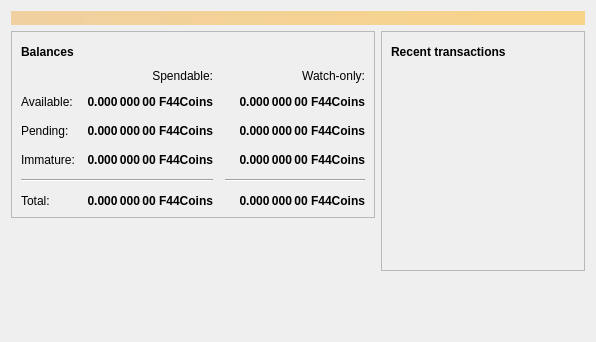
<?xml version="1.0" encoding="UTF-8"?>
<ui version="4.0">
 <class>OverviewPage</class>
 <widget class="QWidget" name="OverviewPage">
  <property name="geometry">
   <rect>
    <x>0</x>
    <y>0</y>
    <width>596</width>
    <height>342</height>
   </rect>
  </property>
  <property name="windowTitle">
   <string>Form</string>
  </property>
  <layout class="QVBoxLayout" name="topLayout">
   <item>
    <widget class="QLabel" name="labelAlerts">
     <property name="visible">
      <bool>false</bool>
     </property>
     <property name="styleSheet">
      <string notr="true">QLabel { background-color: qlineargradient(x1: 0, y1: 0, x2: 1, y2: 0, stop:0 #F0D0A0, stop:1 #F8D488); color:#000000; }</string>
     </property>
     <property name="wordWrap">
      <bool>true</bool>
     </property>
     <property name="margin">
      <number>3</number>
     </property>
     <property name="textInteractionFlags">
      <set>Qt::TextSelectableByMouse</set>
     </property>
    </widget>
   </item>
   <item>
    <layout class="QHBoxLayout" name="horizontalLayout" stretch="1,1">
     <item>
      <layout class="QVBoxLayout" name="verticalLayout_2">
       <item>
        <widget class="QFrame" name="frame">
         <property name="frameShape">
          <enum>QFrame::StyledPanel</enum>
         </property>
         <property name="frameShadow">
          <enum>QFrame::Raised</enum>
         </property>
         <layout class="QVBoxLayout" name="verticalLayout_4">
          <item>
           <layout class="QHBoxLayout" name="horizontalLayout_4">
            <item>
             <widget class="QLabel" name="label_5">
              <property name="font">
               <font>
                <weight>75</weight>
                <bold>true</bold>
               </font>
              </property>
              <property name="text">
               <string>Balances</string>
              </property>
             </widget>
            </item>
            <item>
             <widget class="QPushButton" name="labelWalletStatus">
              <property name="enabled">
               <bool>true</bool>
              </property>
              <property name="maximumSize">
               <size>
                <width>30</width>
                <height>16777215</height>
               </size>
              </property>
              <property name="toolTip">
               <string>The displayed information may be out of date. Your wallet automatically synchronizes with the F44RedCoin network after a connection is established, but this process has not completed yet.</string>
              </property>
              <property name="text">
               <string/>
              </property>
              <property name="icon">
               <iconset resource="../f44redcoin.qrc">
                <normaloff>:/icons/warning</normaloff>
                <disabledoff>:/icons/warning</disabledoff>:/icons/warning</iconset>
              </property>
              <property name="iconSize">
               <size>
                <width>24</width>
                <height>24</height>
               </size>
              </property>
              <property name="flat">
               <bool>true</bool>
              </property>
             </widget>
            </item>
            <item>
             <spacer name="horizontalSpacer_3">
              <property name="orientation">
               <enum>Qt::Horizontal</enum>
              </property>
              <property name="sizeHint" stdset="0">
               <size>
                <width>40</width>
                <height>20</height>
               </size>
              </property>
             </spacer>
            </item>
           </layout>
          </item>
          <item>
           <layout class="QGridLayout" name="gridLayout">
            <property name="spacing">
             <number>12</number>
            </property>
            <item row="2" column="2">
             <widget class="QLabel" name="labelWatchPending">
              <property name="font">
               <font>
                <weight>75</weight>
                <bold>true</bold>
               </font>
              </property>
              <property name="cursor">
               <cursorShape>IBeamCursor</cursorShape>
              </property>
              <property name="toolTip">
               <string>Unconfirmed transactions to watch-only addresses</string>
              </property>
              <property name="text">
               <string notr="true">0.000 000 00 F44Coins</string>
              </property>
              <property name="alignment">
               <set>Qt::AlignRight|Qt::AlignTrailing|Qt::AlignVCenter</set>
              </property>
              <property name="textInteractionFlags">
               <set>Qt::LinksAccessibleByMouse|Qt::TextSelectableByKeyboard|Qt::TextSelectableByMouse</set>
              </property>
             </widget>
            </item>
            <item row="2" column="1">
             <widget class="QLabel" name="labelUnconfirmed">
              <property name="font">
               <font>
                <weight>75</weight>
                <bold>true</bold>
               </font>
              </property>
              <property name="cursor">
               <cursorShape>IBeamCursor</cursorShape>
              </property>
              <property name="toolTip">
               <string>Total of transactions that have yet to be confirmed, and do not yet count toward the spendable balance</string>
              </property>
              <property name="text">
               <string notr="true">0.000 000 00 F44Coins</string>
              </property>
              <property name="alignment">
               <set>Qt::AlignRight|Qt::AlignTrailing|Qt::AlignVCenter</set>
              </property>
              <property name="textInteractionFlags">
               <set>Qt::LinksAccessibleByMouse|Qt::TextSelectableByKeyboard|Qt::TextSelectableByMouse</set>
              </property>
             </widget>
            </item>
            <item row="3" column="2">
             <widget class="QLabel" name="labelWatchImmature">
              <property name="font">
               <font>
                <weight>75</weight>
                <bold>true</bold>
               </font>
              </property>
              <property name="cursor">
               <cursorShape>IBeamCursor</cursorShape>
              </property>
              <property name="toolTip">
               <string>Mined balance in watch-only addresses that has not yet matured</string>
              </property>
              <property name="text">
               <string notr="true">0.000 000 00 F44Coins</string>
              </property>
              <property name="alignment">
               <set>Qt::AlignRight|Qt::AlignTrailing|Qt::AlignVCenter</set>
              </property>
              <property name="textInteractionFlags">
               <set>Qt::LinksAccessibleByMouse|Qt::TextSelectableByKeyboard|Qt::TextSelectableByMouse</set>
              </property>
             </widget>
            </item>
            <item row="4" column="0" colspan="2">
             <widget class="Line" name="line">
              <property name="orientation">
               <enum>Qt::Horizontal</enum>
              </property>
             </widget>
            </item>
            <item row="4" column="2">
             <widget class="Line" name="lineWatchBalance">
              <property name="sizePolicy">
               <sizepolicy hsizetype="Preferred" vsizetype="Fixed">
                <horstretch>0</horstretch>
                <verstretch>0</verstretch>
               </sizepolicy>
              </property>
              <property name="minimumSize">
               <size>
                <width>140</width>
                <height>0</height>
               </size>
              </property>
              <property name="orientation">
               <enum>Qt::Horizontal</enum>
              </property>
             </widget>
            </item>
            <item row="5" column="0">
             <widget class="QLabel" name="labelTotalText">
              <property name="text">
               <string>Total:</string>
              </property>
             </widget>
            </item>
            <item row="3" column="1">
             <widget class="QLabel" name="labelImmature">
              <property name="font">
               <font>
                <weight>75</weight>
                <bold>true</bold>
               </font>
              </property>
              <property name="cursor">
               <cursorShape>IBeamCursor</cursorShape>
              </property>
              <property name="toolTip">
               <string>Mined balance that has not yet matured</string>
              </property>
              <property name="text">
               <string notr="true">0.000 000 00 F44Coins</string>
              </property>
              <property name="alignment">
               <set>Qt::AlignRight|Qt::AlignTrailing|Qt::AlignVCenter</set>
              </property>
              <property name="textInteractionFlags">
               <set>Qt::LinksAccessibleByMouse|Qt::TextSelectableByKeyboard|Qt::TextSelectableByMouse</set>
              </property>
             </widget>
            </item>
            <item row="2" column="3">
             <spacer name="horizontalSpacer_2">
              <property name="orientation">
               <enum>Qt::Horizontal</enum>
              </property>
              <property name="sizeHint" stdset="0">
               <size>
                <width>40</width>
                <height>20</height>
               </size>
              </property>
             </spacer>
            </item>
            <item row="3" column="0">
             <widget class="QLabel" name="labelImmatureText">
              <property name="text">
               <string>Immature:</string>
              </property>
             </widget>
            </item>
            <item row="5" column="1">
             <widget class="QLabel" name="labelTotal">
              <property name="font">
               <font>
                <weight>75</weight>
                <bold>true</bold>
               </font>
              </property>
              <property name="cursor">
               <cursorShape>IBeamCursor</cursorShape>
              </property>
              <property name="toolTip">
               <string>Your current total balance</string>
              </property>
              <property name="text">
               <string notr="true">0.000 000 00 F44Coins</string>
              </property>
              <property name="alignment">
               <set>Qt::AlignRight|Qt::AlignTrailing|Qt::AlignVCenter</set>
              </property>
              <property name="textInteractionFlags">
               <set>Qt::LinksAccessibleByMouse|Qt::TextSelectableByKeyboard|Qt::TextSelectableByMouse</set>
              </property>
             </widget>
            </item>
            <item row="5" column="2">
             <widget class="QLabel" name="labelWatchTotal">
              <property name="font">
               <font>
                <weight>75</weight>
                <bold>true</bold>
               </font>
              </property>
              <property name="cursor">
               <cursorShape>IBeamCursor</cursorShape>
              </property>
              <property name="toolTip">
               <string>Current total balance in watch-only addresses</string>
              </property>
              <property name="text">
               <string notr="true">0.000 000 00 F44Coins</string>
              </property>
              <property name="alignment">
               <set>Qt::AlignRight|Qt::AlignTrailing|Qt::AlignVCenter</set>
              </property>
              <property name="textInteractionFlags">
               <set>Qt::LinksAccessibleByMouse|Qt::TextSelectableByKeyboard|Qt::TextSelectableByMouse</set>
              </property>
             </widget>
            </item>
            <item row="0" column="2">
             <widget class="QLabel" name="labelWatchonly">
              <property name="text">
               <string>Watch-only:</string>
              </property>
              <property name="alignment">
               <set>Qt::AlignRight|Qt::AlignTrailing|Qt::AlignVCenter</set>
              </property>
             </widget>
            </item>
            <item row="1" column="0">
             <widget class="QLabel" name="labelBalanceText">
              <property name="text">
               <string>Available:</string>
              </property>
             </widget>
            </item>
            <item row="1" column="1">
             <widget class="QLabel" name="labelBalance">
              <property name="font">
               <font>
                <weight>75</weight>
                <bold>true</bold>
               </font>
              </property>
              <property name="cursor">
               <cursorShape>IBeamCursor</cursorShape>
              </property>
              <property name="toolTip">
               <string>Your current spendable balance</string>
              </property>
              <property name="text">
               <string notr="true">0.000 000 00 F44Coins</string>
              </property>
              <property name="alignment">
               <set>Qt::AlignRight|Qt::AlignTrailing|Qt::AlignVCenter</set>
              </property>
              <property name="textInteractionFlags">
               <set>Qt::LinksAccessibleByMouse|Qt::TextSelectableByKeyboard|Qt::TextSelectableByMouse</set>
              </property>
             </widget>
            </item>
            <item row="1" column="2">
             <widget class="QLabel" name="labelWatchAvailable">
              <property name="font">
               <font>
                <weight>75</weight>
                <bold>true</bold>
               </font>
              </property>
              <property name="cursor">
               <cursorShape>IBeamCursor</cursorShape>
              </property>
              <property name="toolTip">
               <string>Your current balance in watch-only addresses</string>
              </property>
              <property name="text">
               <string notr="true">0.000 000 00 F44Coins</string>
              </property>
              <property name="alignment">
               <set>Qt::AlignRight|Qt::AlignTrailing|Qt::AlignVCenter</set>
              </property>
              <property name="textInteractionFlags">
               <set>Qt::LinksAccessibleByMouse|Qt::TextSelectableByKeyboard|Qt::TextSelectableByMouse</set>
              </property>
             </widget>
            </item>
            <item row="2" column="0">
             <widget class="QLabel" name="labelPendingText">
              <property name="text">
               <string>Pending:</string>
              </property>
             </widget>
            </item>
            <item row="0" column="1">
             <widget class="QLabel" name="labelSpendable">
              <property name="text">
               <string>Spendable:</string>
              </property>
              <property name="alignment">
               <set>Qt::AlignRight|Qt::AlignTrailing|Qt::AlignVCenter</set>
              </property>
             </widget>
            </item>
           </layout>
          </item>
         </layout>
        </widget>
       </item>
       <item>
        <spacer name="verticalSpacer">
         <property name="orientation">
          <enum>Qt::Vertical</enum>
         </property>
         <property name="sizeHint" stdset="0">
          <size>
           <width>20</width>
           <height>40</height>
          </size>
         </property>
        </spacer>
       </item>
      </layout>
     </item>
     <item>
      <layout class="QVBoxLayout" name="verticalLayout_3">
       <item>
        <widget class="QFrame" name="frame_2">
         <property name="frameShape">
          <enum>QFrame::StyledPanel</enum>
         </property>
         <property name="frameShadow">
          <enum>QFrame::Raised</enum>
         </property>
         <layout class="QVBoxLayout" name="verticalLayout">
          <item>
           <layout class="QHBoxLayout" name="horizontalLayout_2">
            <item>
             <widget class="QLabel" name="label_4">
              <property name="font">
               <font>
                <weight>75</weight>
                <bold>true</bold>
               </font>
              </property>
              <property name="text">
               <string>Recent transactions</string>
              </property>
             </widget>
            </item>
            <item>
             <widget class="QPushButton" name="labelTransactionsStatus">
              <property name="enabled">
               <bool>true</bool>
              </property>
              <property name="maximumSize">
               <size>
                <width>30</width>
                <height>16777215</height>
               </size>
              </property>
              <property name="toolTip">
               <string>The displayed information may be out of date. Your wallet automatically synchronizes with the F44RedCoin network after a connection is established, but this process has not completed yet.</string>
              </property>
              <property name="text">
               <string/>
              </property>
              <property name="icon">
               <iconset resource="../f44redcoin.qrc">
                <normaloff>:/icons/warning</normaloff>
                <disabledoff>:/icons/warning</disabledoff>:/icons/warning</iconset>
              </property>
              <property name="iconSize">
               <size>
                <width>24</width>
                <height>24</height>
               </size>
              </property>
              <property name="flat">
               <bool>true</bool>
              </property>
             </widget>
            </item>
            <item>
             <spacer name="horizontalSpacer">
              <property name="orientation">
               <enum>Qt::Horizontal</enum>
              </property>
              <property name="sizeHint" stdset="0">
               <size>
                <width>40</width>
                <height>20</height>
               </size>
              </property>
             </spacer>
            </item>
           </layout>
          </item>
          <item>
           <widget class="QListView" name="listTransactions">
            <property name="styleSheet">
             <string notr="true">QListView { background: transparent; }</string>
            </property>
            <property name="frameShape">
             <enum>QFrame::NoFrame</enum>
            </property>
            <property name="verticalScrollBarPolicy">
             <enum>Qt::ScrollBarAlwaysOff</enum>
            </property>
            <property name="horizontalScrollBarPolicy">
             <enum>Qt::ScrollBarAlwaysOff</enum>
            </property>
            <property name="selectionMode">
             <enum>QAbstractItemView::NoSelection</enum>
            </property>
           </widget>
          </item>
         </layout>
        </widget>
       </item>
       <item>
        <spacer name="verticalSpacer_2">
         <property name="orientation">
          <enum>Qt::Vertical</enum>
         </property>
         <property name="sizeHint" stdset="0">
          <size>
           <width>20</width>
           <height>40</height>
          </size>
         </property>
        </spacer>
       </item>
      </layout>
     </item>
    </layout>
   </item>
  </layout>
 </widget>
 <resources/>
 <connections/>
</ui>
